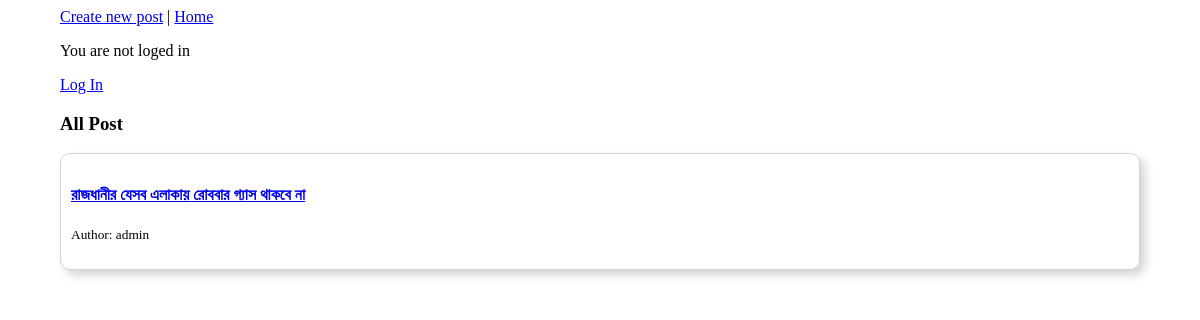
The app's page /, older data.
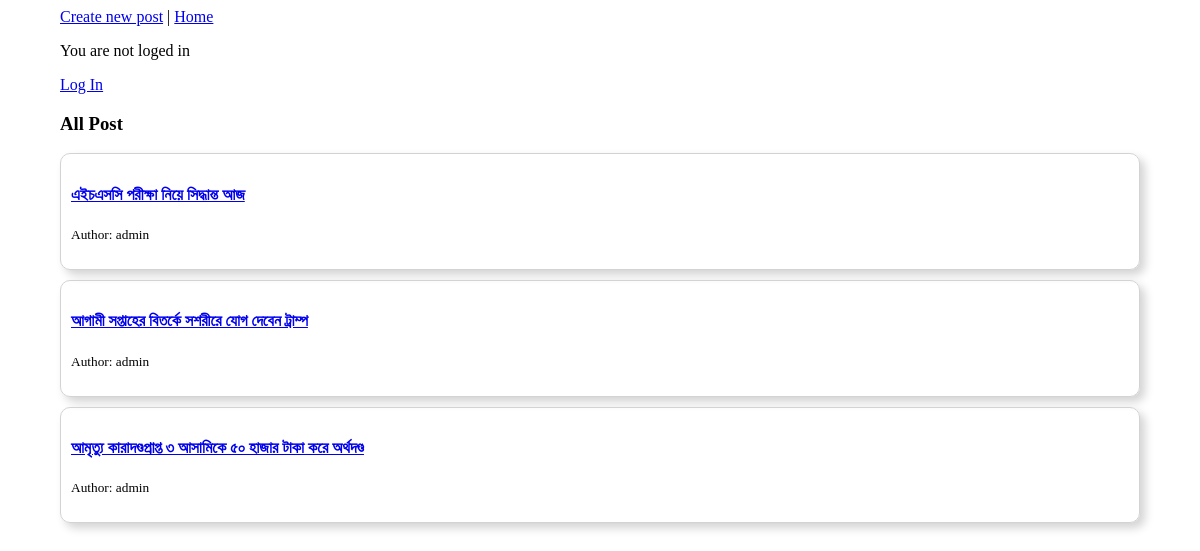
The same page, newer data.
### blog/models.py (models this page shows, shortened)
class Post(models.Model):
    title = models.CharField(blank=False, max_length=200)
    author = models.ForeignKey('auth.User', on_delete=models.CASCADE)
    body = models.TextField(blank=False)
    created_date = models.DateTimeField(auto_now_add=True)
    updated_date = models.DateTimeField(auto_now=True)
    slug = AutoSlugField(populate_from=lambda instance: instance.title,
                         unique_with=['title', 'author'],
                         slugify=lambda value: value.replace(' ','-'),
                          )

### blog/views.py (the view)
# urls.py: path('', PostListView.as_view(), name='home'),
class PostListView(ListView):
    context_object_name = 'all_post'
    model = Post
    template_name = 'blog/home.html'

### templates/blog/home.html
{% extends "blog/base.html" %}
{% block content_block %}
<h3>All Post</h3>
{% for post in all_post %}
  <div class="">
    <h4><a href="{% url 'blog:detail' post.slug %}">{{post.title}}</a> </h4>
    <p> <small> Author: {{post.author}}</small> </p>
  </div>
{% endfor %}
{% endblock %}

Row changes from the older to the newer data that the page shows:
removed Post: title "রাজধানীর যেসব এলাকায় রোববার গ্যাস থাকবে না", author "admin"
added Post: title "এইচএসসি পরীক্ষা নিয়ে সিদ্ধান্ত আজ", author "admin"
added Post: title "আগামী সপ্তাহের বিতর্কে সশরীরে যোগ দেবেন ট্রাম্প", author "admin"
added Post: title "আমৃত্যু কারাদণ্ডপ্রাপ্ত ৩ আসামিকে ৫০ হাজার টাকা করে অর্থদণ্ড", author "admin"
